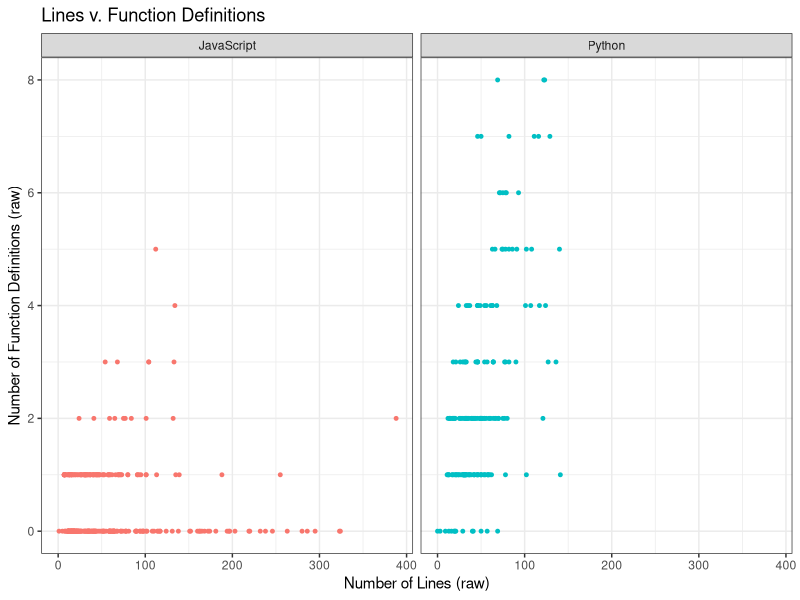
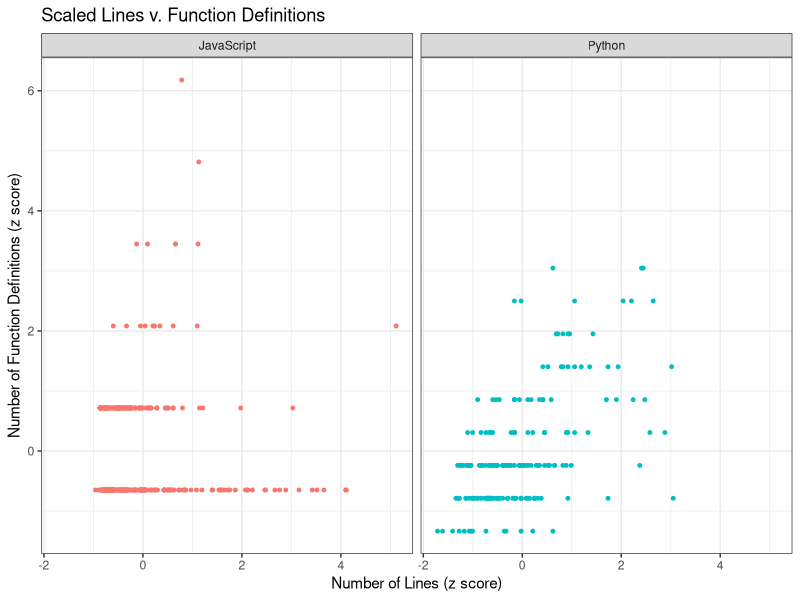
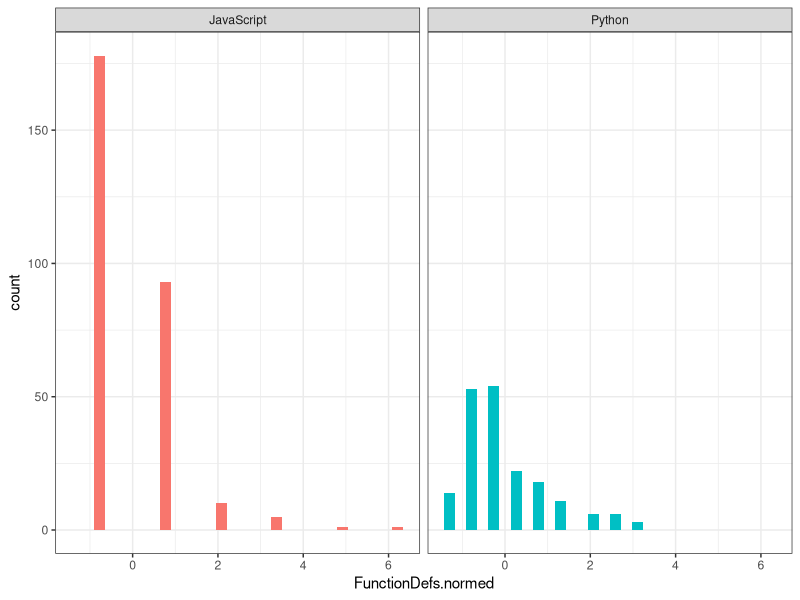
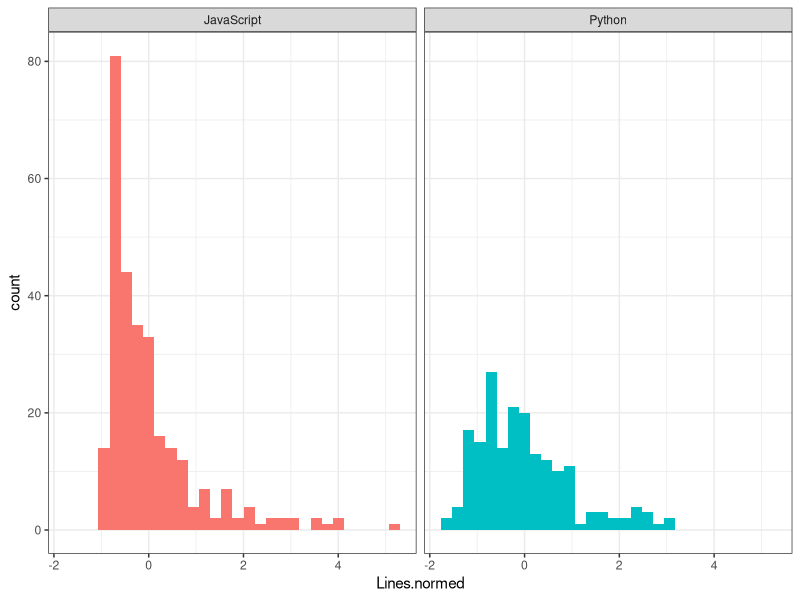
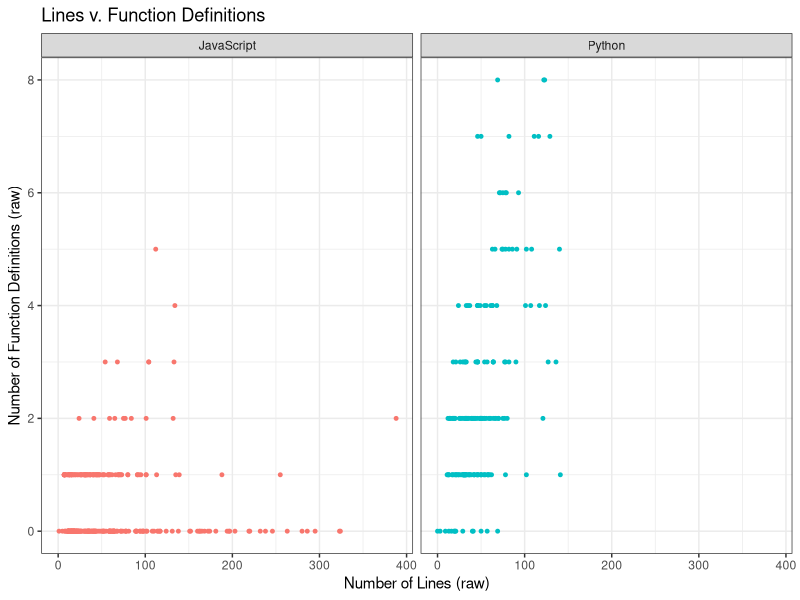

Reproduce these figures in R, in order.
## ---- chunk 1
knitr::opts_chunk$set(echo = TRUE)
## ---- chunk 2
# here is where I would like a block image to go for each lesson. Imagery is important to engage the learner.
## ---- chunk 3
library(ggplot2)
library(dplyr)

## ---- chunk 4

py = read.csv("../data/PythonFiles/Stats/python_stats.csv")
colnames(py) <- c("Lines","FunctionDefs")
length(py$Lines)
#240 python programs
py$Language = "Python"

# JS programs
js = read.csv("../data/JSFiles/Stats/js_stats.csv")
colnames(js) <- c("Lines","FunctionDefs")
js$Language= "JavaScript"

data = rbind(py,js)
# some programs must not have been finished yet from the repository of programs?
#data = data[data$Lines>0,]
#data = data[data$FunctionDefs>0,]

# we have a few outliers in our data that skew things
out_js.lines <- boxplot(data$Lines[data$Language=="JavaScript"], plot=FALSE)$out
out_js.funcs <- boxplot(data$FunctionDefs[data$Language=="JavaScript"], plot=FALSE)$out
out_py.lines <- boxplot(data$Lines[data$Language=="Python"], plot=FALSE)$out
out_py.funcs <- boxplot(data$FunctionDefs[data$Language=="Python"], plot=FALSE)$out


data <- data[-which(data$Lines[data$Language=="JavaScript"] %in% out_js.lines),]
data <- data[-which(data$FunctionDefs[data$Language=="JavaScript"] %in% out_js.funcs),]
data <- data[-which(data$Lines[data$Language=="Python"] %in% out_py.lines),]
data <- data[-which(data$FunctionDefs[data$Language=="Python"] %in% out_py.funcs),]

## ---- chunk 5
plt = ggplot(data,aes(Lines,FunctionDefs))+
  facet_wrap(~Language)+
  geom_point(aes(colour=Language),size=1, show.legend=FALSE)+
  #geom_vline(xintercept=mean(data$Lines),colour="red",linetype="dashed")+
  #geom_hline(yintercept=mean(data$FunctionDefs),colour="red",linetype="dashed")+
  ggtitle("Lines v. Function Definitions")+
  xlab("Number of Lines (raw)")+
  ylab("Number of Function Definitions (raw)")+
  
  theme_bw()
  
plt
ggsave("Raw_LinesFunctions.png",plt)

cor(data$Lines[data$Language=="JavaScript"],data$FunctionDefs[data$Language=="JavaScript"])
cor(data$Lines[data$Language=="Python"],data$FunctionDefs[data$Language=="Python"])
 
#take a look at the scales between the two languages
data %>%
  group_by(Language) %>%
  summarise(mean(Lines),mean(FunctionDefs), sd(Lines),sd(FunctionDefs))
## ---- chunk 6
#we need to normalize in order to more fairly compare
data = data %>% 
  group_by(Language) %>%
  mutate(Lines.normed = scale(Lines)) %>%
  mutate(FunctionDefs.normed = scale(FunctionDefs))



## ---- chunk 7

plt = ggplot(data,aes(Lines.normed,FunctionDefs.normed))+
  facet_wrap(~Language)+
  geom_point(aes(colour=Language),size=1, show.legend=FALSE)+
  #geom_vline(xintercept=mean(data$Lines),colour="red",linetype="dashed")+
  #geom_hline(yintercept=mean(data$FunctionDefs),colour="red",linetype="dashed")+
  ggtitle("Scaled Lines v. Function Definitions")+
  xlab("Number of Lines (z score)")+
  ylab("Number of Function Definitions (z score)")+
  
  theme_bw()
  
plt
#ggsave("lines_and_defs.png",plt)


## ---- chunk 8
cor(data$FunctionDefs[data$Language=="JavaScript"],data$Lines[data$Language=="JavaScript"])

## ---- chunk 9


# here we can take a look at the distributions of our normalized (z-scores) data
plt = ggplot(data, aes(FunctionDefs.normed,fill=Language))+
  geom_histogram(show.legend=FALSE)+
  #geom_density()+
  facet_wrap(~Language)+
  theme_bw()
plt

plt = ggplot(data, aes(Lines.normed,fill=Language))+
  geom_histogram(show.legend=FALSE)+
  #geom_density()+
  facet_wrap(~Language)+
  theme_bw()
plt
## ---- chunk 10
 
# Python number of function definitions
shapiro.test(data$FunctionDefs[data$Language=="Python"])

# JavaScript number of function definitions
shapiro.test(data$FunctionDefs[data$Language=="JavaScript"])

# Python number of lines
shapiro.test(data$Lines[data$Language=="Python"])

# JavaScript number of lines
shapiro.test(data$Lines[data$Language=="JavaScript"])

## ---- chunk 11


